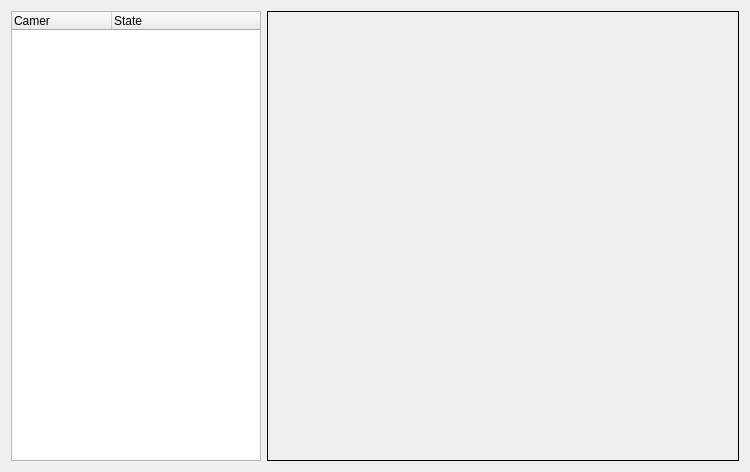
<?xml version="1.0" encoding="UTF-8"?>
<ui version="4.0">
 <class>PictureWidget</class>
 <widget class="QWidget" name="PictureWidget">
  <property name="geometry">
   <rect>
    <x>0</x>
    <y>0</y>
    <width>750</width>
    <height>472</height>
   </rect>
  </property>
  <property name="windowTitle">
   <string>Form</string>
  </property>
  <layout class="QGridLayout" name="gridLayout">
   <item row="0" column="0">
    <widget class="QTreeWidget" name="treeWidget">
     <property name="minimumSize">
      <size>
       <width>250</width>
       <height>0</height>
      </size>
     </property>
     <property name="maximumSize">
      <size>
       <width>250</width>
       <height>16777215</height>
      </size>
     </property>
     <column>
      <property name="text">
       <string>Camer</string>
      </property>
     </column>
     <column>
      <property name="text">
       <string>State</string>
      </property>
     </column>
    </widget>
   </item>
   <item row="0" column="1">
    <widget class="QLabel" name="label">
     <property name="frameShape">
      <enum>QFrame::Panel</enum>
     </property>
     <property name="text">
      <string/>
     </property>
    </widget>
   </item>
  </layout>
 </widget>
 <resources/>
 <connections/>
</ui>
